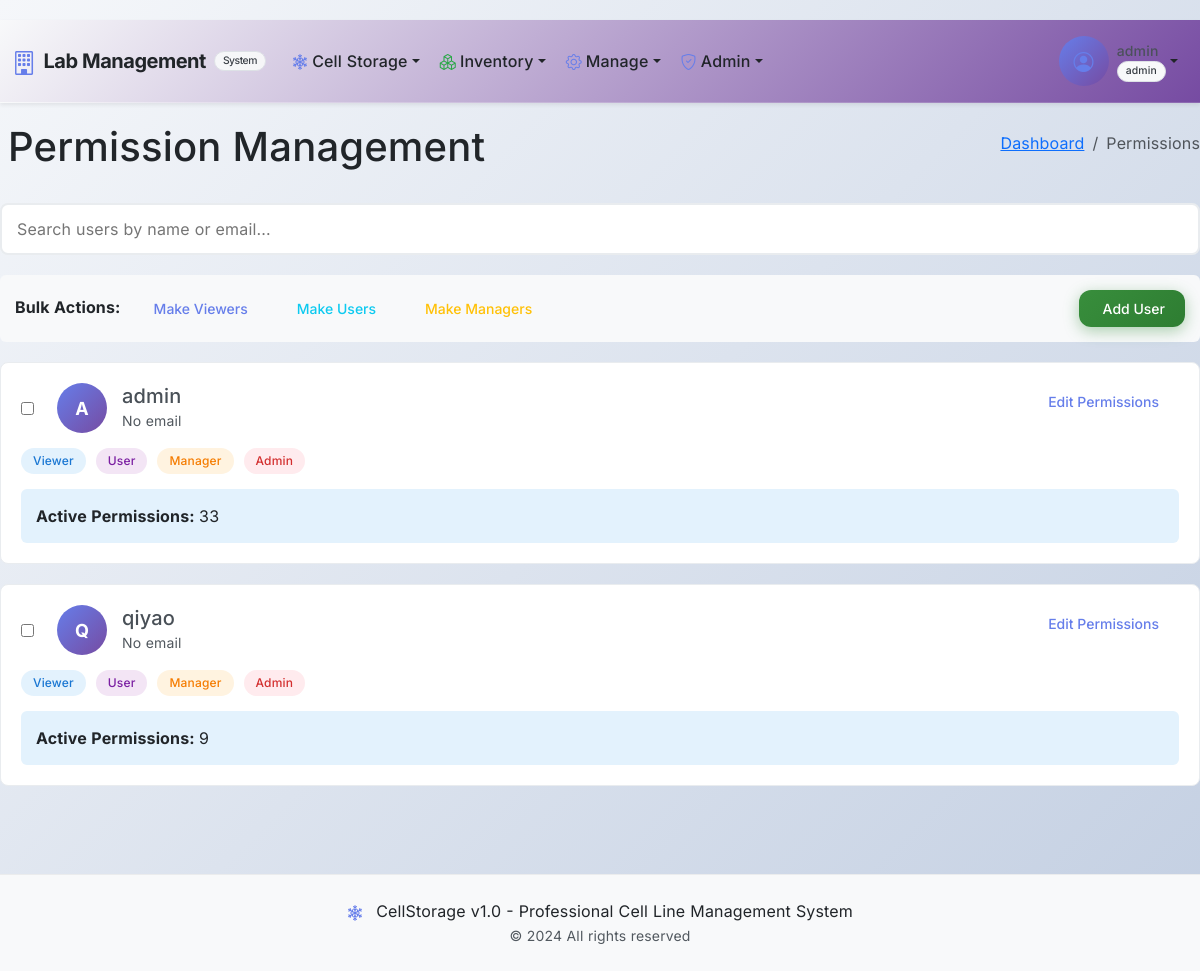
Screenshot of /admin/permissions (signed in) with the database file from the repository.
### app/cell_storage/models.py (models this page shows, shortened)
class User(UserMixin, db.Model):
    __tablename__ = 'users'
    id = db.Column(db.Integer, primary_key=True)
    username = db.Column(db.String(64), unique=True, index=True, nullable=False)
    password_hash = db.Column(db.String(256))
    password_plain = db.Column(db.String(128))  # store plain password for admin view
    role = db.Column(db.String(64), default='user', nullable=False)  # e.g., 'user', 'admin'. Make role non-nullable.
    cell_lines_created = db.relationship('CellLine', backref='creator', lazy='dynamic',
                                         foreign_keys='CellLine.created_by_user_id')
    vials_frozen = db.relationship('CryoVial', backref='freezer_operator', lazy='dynamic',
                                   foreign_keys='CryoVial.frozen_by_user_id')
    audit_logs = db.relationship('AuditLog', backref='user_performing_action', lazy='dynamic',
                                 foreign_keys='AuditLog.user_id')
    @property
    def is_admin(self):
        return self.role == 'admin'

### app/admin/routes.py (the view)
@bp.route('/permissions')
@login_required
@require_permission('admin.permission_management')
def permissions():
    users = User.query.all()
    user_permissions = {}
    for user in users:
        user_permissions[user.id] = PermissionManager.get_user_permissions(user.id)
    permissions = PermissionManager.PERMISSIONS
    inventory_permissions = [k for k in permissions.keys() if k.startswith('inventory.')]
    location_permissions = [k for k in permissions.keys() if k.startswith('location.')]
    supplier_permissions = [k for k in permissions.keys() if k.startswith('supplier.')]
    order_permissions = [k for k in permissions.keys() if k.startswith('order.')]
    admin_permissions = [k for k in permissions.keys() if k.startswith('admin.')]
    data_permissions = [k for k in permissions.keys() if k.startswith('data.')]
    return render_template('admin/permissions.html',
                         users=users,
                         user_permissions=user_permissions,
                         permission_descriptions=permissions,
                         inventory_permissions=inventory_permissions,
                         location_permissions=location_permissions,
                         supplier_permissions=supplier_permissions,
                         order_permissions=order_permissions,
                         admin_permissions=admin_permissions,
                         data_permissions=data_permissions)

### app/templates/admin/permissions.html (shortened to what this page needs)
{% extends "base.html" %}
{% block content %}
<div class="container-fluid permissions-management">
    <div class="d-flex justify-content-between align-items-center mb-4">
        <h1>Permission Management</h1>
        <nav aria-label="breadcrumb">
            <ol class="breadcrumb">
                <li class="breadcrumb-item"><a href="{{ url_for('inventory.index') }}">Dashboard</a></li>
                <li class="breadcrumb-item active">Permissions</li>
            </ol>
        </nav>
    </div>
    <div class="permission-search">
        <input type="text" id="userSearch" placeholder="Search users by name or email...">
    </div>
    <div class="bulk-actions">
        <div class="d-flex justify-content-between align-items-center">
            <div>
                <strong>Bulk Actions:</strong>
                <button class="btn btn-sm btn-outline-primary ms-2" onclick="assignGroupToSelected('viewer')">
                    Make Viewers
                </button>
                <button class="btn btn-sm btn-outline-info ms-1" onclick="assignGroupToSelected('user')">
                    Make Users
                </button>
                <button class="btn btn-sm btn-outline-warning ms-1" onclick="assignGroupToSelected('manager')">
                    Make Managers
                </button>
            </div>
            <div>
                <button class="btn btn-sm btn-success" onclick="showAddUserModal()">
                    Add User
                </button>
            </div>
        </div>
    </div>
    <div id="usersList">
        {% for user in users %}
        <div class="user-card" data-user-id="{{ user.id }}">
            <div class="d-flex justify-content-between align-items-start">
                <div class="user-info">
                    <input type="checkbox" class="user-select me-2" value="{{ user.id }}">
                    <div class="user-avatar">
                        {{ user.username[0].upper() }}
                    </div>
                    <div class="user-details">
                        <h5>{{ user.username }}</h5>
                        <small>{{ user.email or 'No email' }}</small>
                    </div>
                </div>
                <button class="btn btn-sm btn-outline-primary" onclick="editUserPermissions({{ user.id }})">
                    Edit Permissions
                </button>
            </div>
            <div class="permission-groups">
                <span class="group-badge group-viewer" onclick="assignGroup({{ user.id }}, 'viewer')">
                    Viewer
                </span>
                <span class="group-badge group-user" onclick="assignGroup({{ user.id }}, 'user')">
                    User
                </span>
                <span class="group-badge group-manager" onclick="assignGroup({{ user.id }}, 'manager')">
                    Manager
                </span>
                <span class="group-badge group-admin" onclick="assignGroup({{ user.id }}, 'admin')">
                    Admin
                </span>
            </div>
            <div class="permission-summary">
                <div class="d-flex justify-content-between align-items-center">
                    <div>
                        <strong>Active Permissions: </strong>
                        <span id="permissionCount{{ user.id }}">{{ user_permissions[user.id]|length }}</span>
                    </div>
                    <button class="btn btn-sm btn-link" onclick="toggleUserPermissions({{ user.id }})">
                    </button>
                </div>
            </div>
        </div>
        {% endfor %}
    </div>
</div>
{% endblock %}

### app/templates/base.html (shortened to what this page needs)
<!DOCTYPE html>
<html lang="en">
<head>
    <link href="https://cdn.jsdelivr.net/npm/bootstrap@5.3.3/dist/css/bootstrap.min.css" rel="stylesheet">
    <link href="https://cdn.jsdelivr.net/npm/bootstrap-icons@1.11.3/font/bootstrap-icons.css" rel="stylesheet">
    <link href="https://cdnjs.cloudflare.com/ajax/libs/bootstrap-icons/1.11.3/font/bootstrap-icons.min.css" rel="stylesheet">
    <link href="{{ url_for('static', filename='css/style.css') }}" rel="stylesheet">
</head>
<body class="bg-light">
    <nav class="navbar navbar-expand-lg navbar-light bg-gradient shadow-sm sticky-top" style="background: linear-gradient(135deg, #f5f7fa 0%, #c3cfe2 100%);">
        <div class="container-fluid">
            <a class="navbar-brand fw-bold d-flex align-items-center" href="{{ url_for('cell_storage.index') }}" style="color: #212529;">
                <i class="bi bi-building me-2 fs-4" style="color: #667eea;"></i>
                <span style="color: #212529;">Lab Management</span>
                <small class="badge bg-light text-dark ms-2" style="color: #343a40; border: 1px solid #dee2e6;">System</small>
            </a>
            <div class="collapse navbar-collapse" id="navbarContent">
                <ul class="navbar-nav me-auto mb-2 mb-lg-0">
                    {% if current_user.is_authenticated %}
                        <li class="nav-item dropdown">
                            <a class="nav-link dropdown-toggle d-flex align-items-center" href="#" style="color: #212529;" id="cellStorageDropdown" role="button" data-bs-toggle="dropdown" aria-expanded="false">
                                <i class="bi bi-snow2 me-1" style="color: #667eea;"></i>
                                Cell Storage
                            </a>
                        </li>
                        <li class="nav-item dropdown">
                            <a class="nav-link dropdown-toggle d-flex align-items-center" href="#" style="color: #212529;" id="inventoryDropdown" role="button" data-bs-toggle="dropdown" aria-expanded="false">
                                <i class="bi bi-boxes me-1" style="color: #28a745;"></i>
                                Inventory
                            </a>
                        </li>
                        {% if current_user.is_admin %}
                            <li class="nav-item dropdown">
                                <a class="nav-link dropdown-toggle d-flex align-items-center" href="#" id="inventoryDropdown" role="button" data-bs-toggle="dropdown" aria-expanded="false" style="color: #212529;">
                                    <i class="bi bi-gear me-1" style="color: #667eea;"></i>
                                    Manage
                                </a>
                            </li>
                            <li class="nav-item dropdown">
                                <a class="nav-link dropdown-toggle d-flex align-items-center" href="#" id="adminDropdown" role="button" data-bs-toggle="dropdown" aria-expanded="false" style="color: #212529;">
                                    <i class="bi bi-shield-check me-1" style="color: #667eea;"></i>
                                    Admin
                                </a>
                            </li>
                        {% endif %}
                    {% endif %}
                </ul>
                <ul class="navbar-nav ms-auto mb-2 mb-lg-0">
                    {% if current_user.is_authenticated %}
                        <li class="nav-item dropdown">
                            <a class="nav-link dropdown-toggle d-flex align-items-center" href="#" id="userDropdown" role="button" data-bs-toggle="dropdown" aria-expanded="false" style="color: #212529;">
                                <div class="user-avatar me-2">
                                    <i class="bi bi-person-circle fs-5" style="color: #667eea;"></i>
                                </div>
                                <div class="d-flex flex-column">
                                    <span class="small" style="color: #212529;">{{ current_user.username }}</span>
                                    <span class="badge badge-role bg-light text-dark" style="color: #343a40; border: 1px solid #dee2e6;">{{ current_user.role }}</span>
                                </div>
                            </a>
                        </li>
                    {% else %}
                        <li class="nav-item">
                            <a class="nav-link btn btn-outline-primary rounded-pill px-3" href="{{ url_for('auth.login') }}" style="color: #667eea; border-color: #667eea;">
                                <i class="bi bi-box-arrow-in-right me-1"></i>Login
                            </a>
                        </li>
                    {% endif %}
                </ul>
            </div>
        </div>
    </nav>
    <main class="flex-grow-1">
        {% block content %}{% endblock %}
    </main>
    <footer class="bg-light text-center py-4 mt-5" style="color: #343a40;">
        <div class="container">
            <p class="mb-0">
                <i class="bi bi-snow2 me-2" style="color: #667eea;"></i>
                CellStorage v1.0 - Professional Cell Line Management System
            </p>
            <small class="text-muted" style="color: #495057;">© 2024 All rights reserved</small>
        </div>
    </footer>
</body>
</html>

### rows the page displays
User: username "admin", role "admin", username "A", email "No email", user_permissions "33"
User: username "Q", username "qiyao", email "No email", user_permissions "9"
